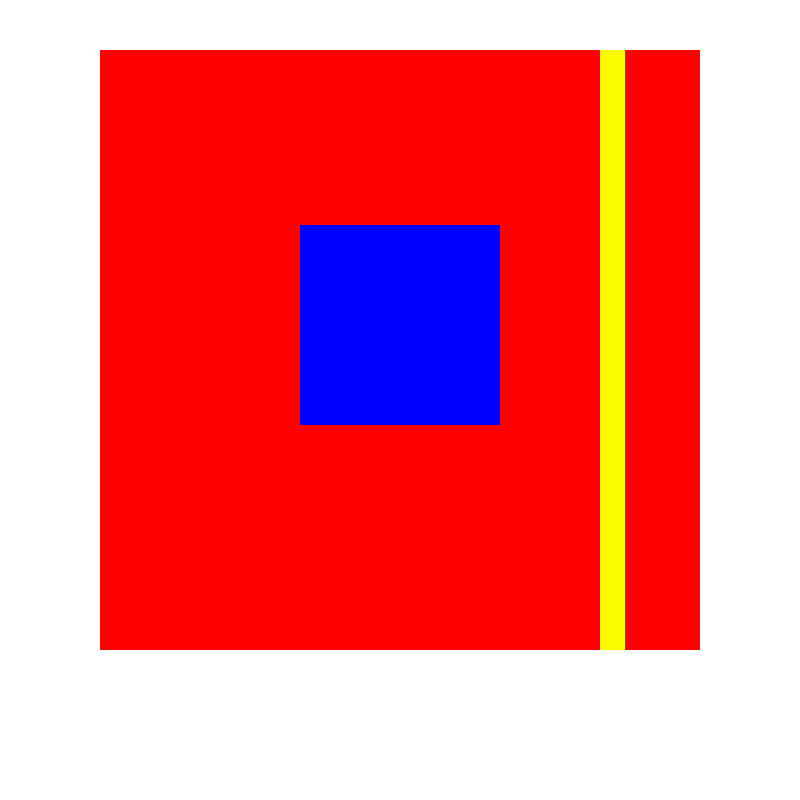
Frame 1 (no input)
Frame 60 (no input): identical to frame 1, image omitted
Frame 120 (the mouse pressed at the canvas centre since frame 60): identical to frame 1, image omitted

The p5.js sketch that drew this single still picture (run headless with seeded random() and noise() and a simulated clock; from frame 60 on, the mouse is pressed at the canvas centre):

// p5.js sketch
// ── sketch.js
function setup()
{
	//create a large square canvas
	createCanvas(800, 800);
}

function draw()
{

	//set the fill colour to red
	fill(255, 0, 0);

	//set a thick stroke weight for the black lines
	strokeWeight(0);

	//draw the red rectangle 
	rect(100, 50, 600, 600);

	fill(250, 250, 0);
	strokeWeight(0);
	rect(600, 50, 25,600)

	fill(0, 0, 255);
	strokeWeight(0);
	rect(300, 225, 200, 200)

}
